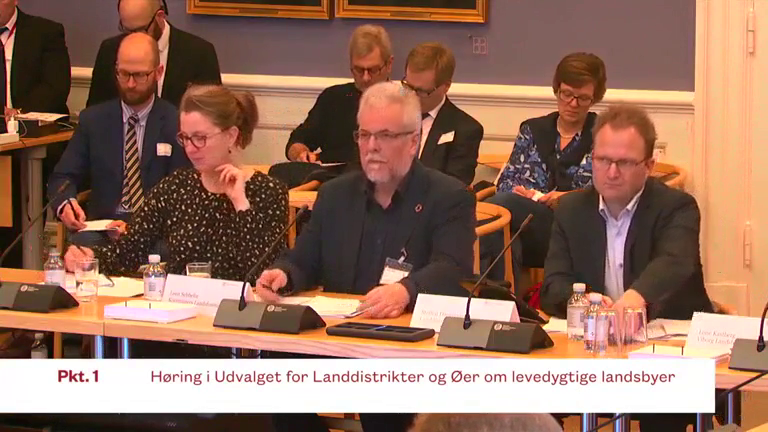
#> input picture frame 113 of manypeople.mp4, 768 x 432 px
$ python fromvideo.py
#> lines starting #> are read from the running program, lines starting #| are printed output that depends on the picture; after the words box and inside, x2 and y2 are one past the last pixel; in counts of white or black regions, pixels touching at a corner belong together
import cv2
import numpy as np

cap = cv2.VideoCapture('manypeople.mp4')
face_cascade = cv2.CascadeClassifier('haarcascade_frontalface_default.xml')
face_cascade.load('C:/Users/moses.arthur/PycharmProjects/tensorflow/venv/Lib/site-packages/cv2/data/haarcascade_frontalface_default.xml')


# Check if camera opened successfully
if (cap.isOpened() == False):
    print("Error opening video stream or file")

# Read until video is completed
while (cap.isOpened()):

    ret, img = cap.read()
#> img is the input picture: shape (432, 768, 3); mean B, G, R 93.1, 110.6, 147.8
    gray = cv2.cvtColor(img, cv2.COLOR_BGR2RGB)
    faces = face_cascade.detectMultiScale(gray, 1.2, 2)
#> faces = [[344, 112, 62, 62], [582, 136, 67, 67]]

    for (x, y, w, h) in faces:
        cv2.rectangle(img, (x, y), (x + w, y + h), (255, 0, 0), 2)
        roi_gray = gray[y:y + h, x:x + w]
        roi_color = img[y:y + h, x:x + w]
        print("Number of Faces Detected: " + str(faces.shape[0]))
#> this loop made 2 passes
#| Number of Faces Detected: 2
#| Number of Faces Detected: 2
#> pass 1, `roi_gray = gray[y:y + h, x:x + w]`:
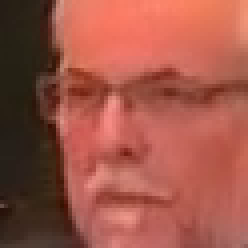
#> roi_gray: shape (62, 62, 3) (shown 4 times larger); mean R, G, B 158.5, 84.9, 71.5
#> pass 1, `roi_color = img[y:y + h, x:x + w]`:
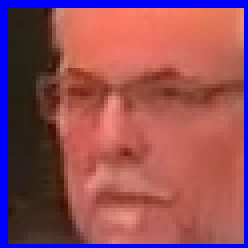
#> roi_color: shape (62, 62, 3) (shown 4 times larger); mean B, G, R 89.6, 77.5, 145.8
#> pass 2, `roi_gray = gray[y:y + h, x:x + w]`:
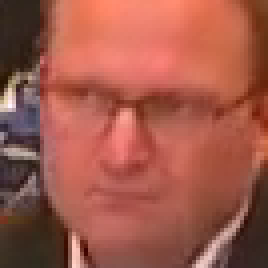
#> roi_gray: shape (67, 67, 3) (shown 4 times larger); mean R, G, B 160.5, 88.6, 74.3
#> pass 2, `roi_color = img[y:y + h, x:x + w]`:
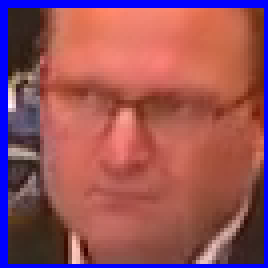
#> roi_color: shape (67, 67, 3) (shown 4 times larger); mean B, G, R 91.2, 81.8, 149.3
#> after the loop:
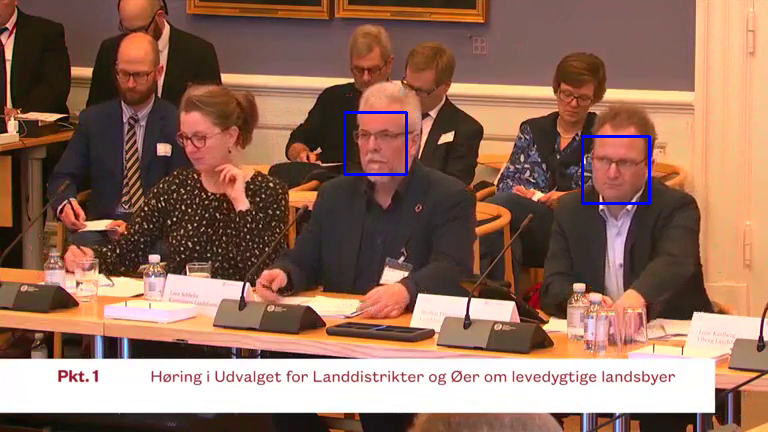
#> img: shape (432, 768, 3); 0.46% of pixels changed, all inside (x1, y1, x2, y2) = (343, 111, 651, 205)

    # Capture frame-by-frame
    # ret, frame = cap.read()
    if ret == True:

        # Display the resulting frame
        # cv2.resizeWindow('img', 1024, 800)
        cv2.imshow('img', img)

        # Press Q on keyboard to  exit
        if cv2.waitKey(25) & 0xFF == ord('q'):
#> (key q is pressed here)
            break

    # Break the loop
    else:
        break

cap.release()
cv2.destroyAllWindows()

$ run again, starting later in the video
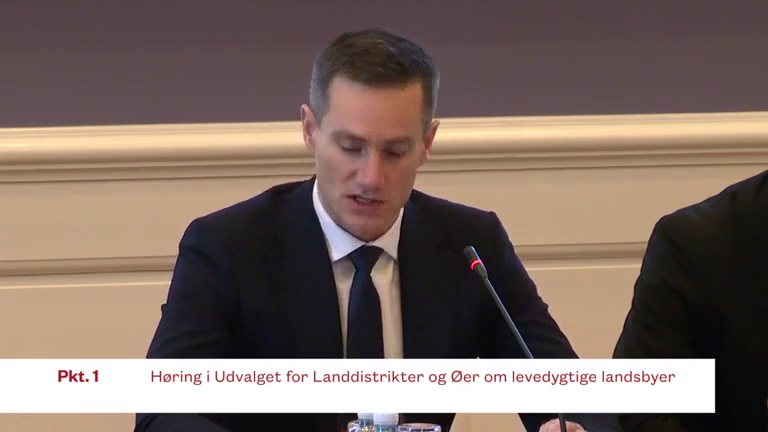
#> input picture frame 510 of manypeople.mp4, 768 x 432 px
#> img is the input picture: shape (432, 768, 3); mean B, G, R 99.9, 108, 125.9
#> faces = [[307, 101, 128, 128]]
#> the loop `for (x, y, w, h) in faces:` made 1 pass
#> (printed output is left out)
#> pass 1, `roi_color = img[y:y + h, x:x + w]`:
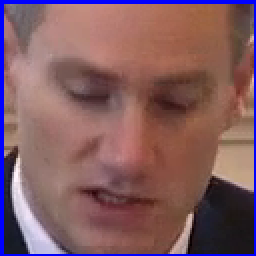
#> roi_color: shape (128, 128, 3) (shown 2 times larger); mean B, G, R 96.9, 92.4, 129.8
#> after the loop `for (x, y, w, h) in faces:`:
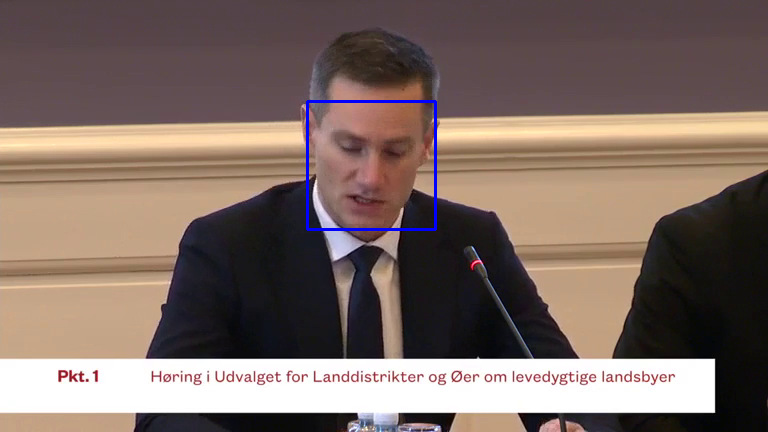
#> img: shape (432, 768, 3); 0.46% of pixels changed, all inside (x1, y1, x2, y2) = (306, 100, 437, 231)

$ run again, starting later in the video
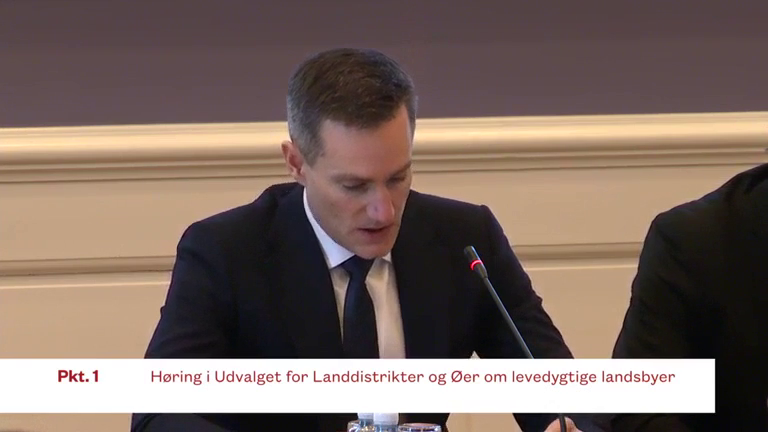
#> input picture frame 908 of manypeople.mp4, 768 x 432 px
#> img is the input picture: shape (432, 768, 3); mean B, G, R 99, 106.8, 124.4
#> faces = [[310, 234, 94, 94]]
#> the loop `for (x, y, w, h) in faces:` made 1 pass
#> (printed output is left out)
#> pass 1, `roi_color = img[y:y + h, x:x + w]`:
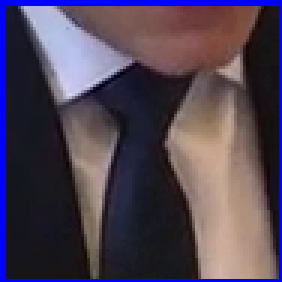
#> roi_color: shape (94, 94, 3) (shown 3 times larger); mean B, G, R 85.9, 67, 79
#> after the loop `for (x, y, w, h) in faces:`:
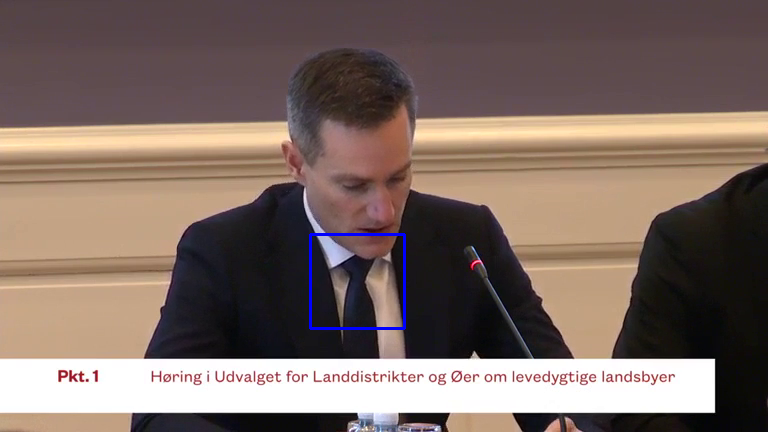
#> img: shape (432, 768, 3); 0.34% of pixels changed, all inside (x1, y1, x2, y2) = (309, 233, 406, 330)
